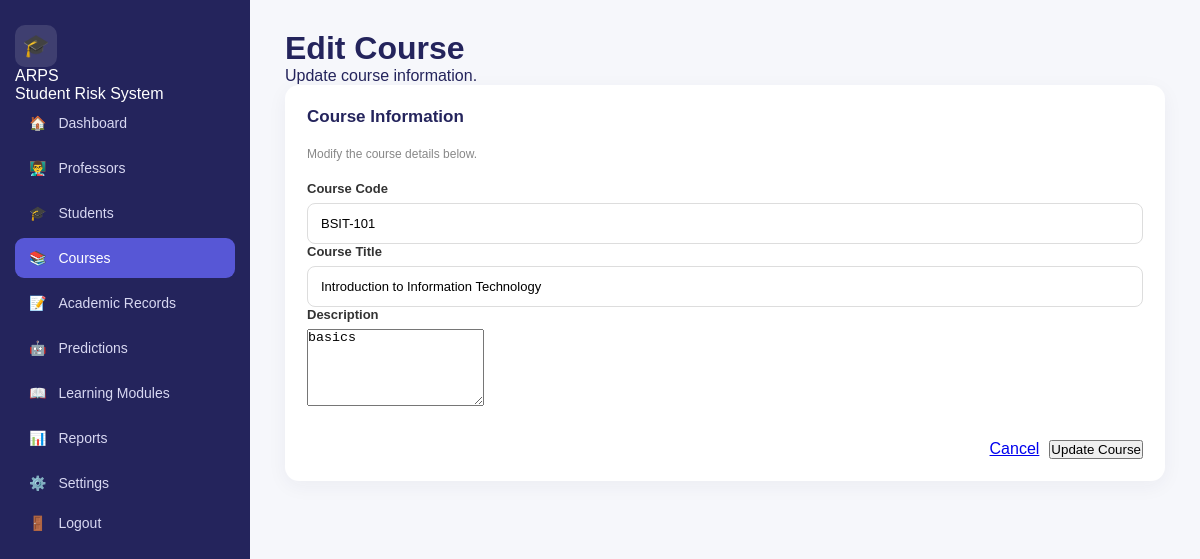
The app's page /courses/edit/1 (signed in) with its own data.
### tables this page shows
CREATE TABLE courses (
            course_id INTEGER PRIMARY KEY AUTOINCREMENT,
            course_code TEXT UNIQUE NOT NULL,
            course_title TEXT NOT NULL,
            description TEXT
        );

### app.py (the view, shortened to what this page needs)
@app.route("/courses/edit/<int:course_id>", methods=["GET", "POST"])
def edit_course(course_id):
    if "user_id" not in session:
        return redirect(url_for("login"))
    if session["role"] != "admin":
        return redirect(url_for("dashboard"))
    connection = get_db_connection()
    try:
        cursor = connection.cursor()
        cursor.execute("""
            SELECT
                course_id,
                course_code,
                course_title,
                description
            FROM courses
            WHERE course_id = ?
        """, (course_id,))
        course = cursor.fetchone()
        if not course:
            return "Course not found.", 404
        return render_template(
            "edit_course.html",
            course=course
        )
    finally:
        connection.close()

### database.py (called while the page is built)
def get_db_connection():
    connection = sqlite3.connect(DATABASE)
    connection.row_factory = sqlite3.Row
    connection.execute("PRAGMA foreign_keys = ON")
    return connection

### templates/edit_course.html (shortened to what this page needs)
<!DOCTYPE html>
<html lang="en">
<head>
    <link rel="stylesheet"
          href="{{ url_for('static', filename='css/style.css') }}">
</head>
<body class="dashboard-page">
<div class="dashboard-layout">
    <aside class="sidebar">
        <div class="sidebar-brand">
            <div class="brand-icon">🎓</div>
            <div>
                <div class="brand-name">ARPS</div>
                <div class="brand-subtitle">
                    Student Risk System
                </div>
            </div>
        </div>
        <nav class="sidebar-nav">
            <a href="{{ url_for('dashboard') }}" class="nav-item">
                🏠
                <span>Dashboard</span>
            </a>
            <a href="{{ url_for('professors') }}" class="nav-item">
                👨‍🏫
                <span>Professors</span>
            </a>
            <a href="#" class="nav-item">
                🎓
                <span>Students</span>
            </a>
            <a href="{{ url_for('courses') }}" class="nav-item active">
                📚
                <span>Courses</span>
            </a>
            <a href="#" class="nav-item">
                📝
                <span>Academic Records</span>
            </a>
            <a href="#" class="nav-item">
                🤖
                <span>Predictions</span>
            </a>
            <a href="#" class="nav-item">
                📖
                <span>Learning Modules</span>
            </a>
            <a href="#" class="nav-item">
                📊
                <span>Reports</span>
            </a>
            <a href="#" class="nav-item">
                ⚙️
                <span>Settings</span>
            </a>
        </nav>
        <div class="sidebar-bottom">
            <a href="{{ url_for('logout') }}"
               class="nav-item logout-item">
                🚪
                <span>Logout</span>
            </a>
        </div>
    </aside>
    <main class="main-content">
        <div class="page-header">
            <div>
                <h1>Edit Course</h1>
                <p>
                    Update course information.
                </p>
            </div>
        </div>
        <section class="dashboard-card form-card">
            <div class="card-header">
                <h2>Course Information</h2>
                <p>
                    Modify the course details below.
                </p>
            </div>
            <form method="POST"
                  action="{{ url_for('edit_course', course_id=course['course_id']) }}">
                <div class="form-group">
                    <label for="course_code">
                        Course Code
                    </label>
                    <input
                        type="text"
                        id="course_code"
                        name="course_code"
                        value="{{ course['course_code'] }}"
                        placeholder="e.g. SIT-101"
                        required
                    >
                </div>
                <div class="form-group">
                    <label for="course_title">
                        Course Title
                    </label>
                    <input
                        type="text"
                        id="course_title"
                        name="course_title"
                        value="{{ course['course_title'] }}"
                        placeholder="e.g. Introduction to Information Technology"
                        required
                    >
                </div>
                <div class="form-group">
                    <label for="description">
                        Description
                    </label>
                    <textarea
                        id="description"
                        name="description"
                        rows="5"
                        placeholder="Enter course description"
                    >{{ course['description'] or '' }}</textarea>
                </div>
                <div class="form-actions">
                    <a
                        href="{{ url_for('courses') }}"
                        class="btn btn-secondary">
                        Cancel
                    </a>
                    <button
                        type="submit"
                        class="btn btn-primary">
                        Update Course
                    </button>
                </div>
            </form>
        </section>
    </main>
</div>
</body>
</html>

### static/css/style.css (style rules this page uses)
* { box-sizing: border-box; margin: 0; padding: 0; }
body { font-family: Arial, Helvetica, sans-serif; }
.form-group { text-align: left; margin-bottom: 20px; }
.form-group label { display: block; margin-bottom: 8px; color: #333; font-size: 14px; font-weight: 600; }
.form-group input { width: 100%; padding: 13px 15px; border: 1px solid #ddd; border-radius: 9px; font-size: 14px; outline: none; transition: 0.2s; }
.dashboard-page { min-height: 100vh; background: #f6f7fb; color: #24245c; }
.dashboard-layout { display: flex; min-height: 100vh; }
.sidebar { width: 250px; background: #24245c; color: white; display: flex; flex-direction: column; padding: 25px 15px; position: fixed; left: 0; top: 0; bottom: 0; }
.brand-icon { width: 42px; height: 42px; background: rgba(255,255,255,0.12); border-radius: 10px; display: flex; align-items: center; justify-content: center; font-size: 22px; }
.sidebar-nav { display: flex; flex-direction: column; gap: 5px; }
.nav-item { color: #d8d8f2; text-decoration: none; display: flex; align-items: center; gap: 12px; padding: 12px 14px; border-radius: 9px; font-size: 14px; transition: 0.2s; }
.nav-item:hover, .nav-item.active { background: #5757d6; color: white; }
.main-content { margin-left: 250px; width: calc(100% - 250px); padding: 30px 35px; }
.dashboard-card { background: white; border-radius: 14px; padding: 22px; box-shadow: 0 5px 20px rgba(30,30,80,0.05); }
.card-header { margin-bottom: 20px; }
.card-header h2 { font-size: 17px; margin-bottom: 5px; }
.card-header p { color: #888; font-size: 12px; }
.form-card { max-width: 900px; }
.form-card h2 { font-size: 17px; margin-bottom: 20px; }
.form-card .form-group { margin-bottom: 0; }
.form-card .form-group label { display: block; margin-bottom: 7px; font-size: 13px; font-weight: 600; }
.form-card .form-group input { width: 100%; padding: 12px 13px; border: 1px solid #ddd; border-radius: 8px; font-size: 13px; outline: none; }
.form-actions { display: flex; justify-content: flex-end; gap: 10px; margin-top: 30px; }

### records on screen
courses: course_code "BSIT-101", course_title "Introduction to Information Technology", description "basics"
